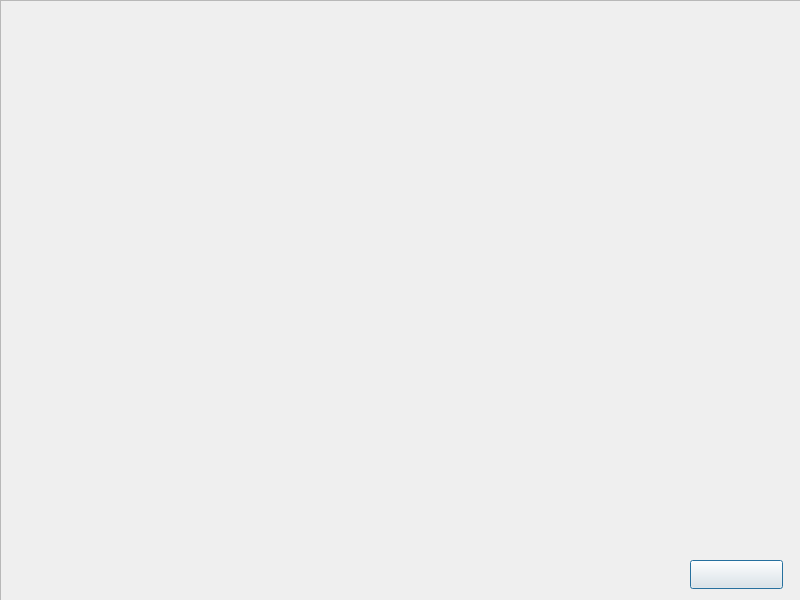
<?xml version="1.0" encoding="UTF-8"?>
<ui version="4.0">
 <class>Built</class>
 <widget class="QDialog" name="Built">
  <property name="geometry">
   <rect>
    <x>0</x>
    <y>0</y>
    <width>800</width>
    <height>600</height>
   </rect>
  </property>
  <property name="minimumSize">
   <size>
    <width>800</width>
    <height>600</height>
   </size>
  </property>
  <property name="maximumSize">
   <size>
    <width>800</width>
    <height>600</height>
   </size>
  </property>
  <property name="windowTitle">
   <string>Dialog</string>
  </property>
  <property name="styleSheet">
   <string notr="true"/>
  </property>
  <widget class="QPushButton" name="pushButton">
   <property name="geometry">
    <rect>
     <x>690</x>
     <y>560</y>
     <width>93</width>
     <height>29</height>
    </rect>
   </property>
   <property name="styleSheet">
    <string notr="true">image: url(:/image/grafika/back.png);</string>
   </property>
   <property name="text">
    <string/>
   </property>
  </widget>
  <widget class="QLabel" name="label">
   <property name="geometry">
    <rect>
     <x>120</x>
     <y>90</y>
     <width>541</width>
     <height>421</height>
    </rect>
   </property>
   <property name="styleSheet">
    <string notr="true">image: url(:/image/grafika/built.png);</string>
   </property>
   <property name="text">
    <string/>
   </property>
  </widget>
  <widget class="QFrame" name="frame">
   <property name="geometry">
    <rect>
     <x>0</x>
     <y>0</y>
     <width>801</width>
     <height>601</height>
    </rect>
   </property>
   <property name="styleSheet">
    <string notr="true">image: url(:/image/grafika/backgraund.png);</string>
   </property>
   <property name="frameShape">
    <enum>QFrame::StyledPanel</enum>
   </property>
   <property name="frameShadow">
    <enum>QFrame::Raised</enum>
   </property>
  </widget>
  <zorder>frame</zorder>
  <zorder>pushButton</zorder>
  <zorder>label</zorder>
 </widget>
 <resources/>
 <connections/>
</ui>
